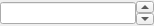
<?xml version="1.0" encoding="UTF-8"?>
<ui version="4.0">
 <class>ScientificSpinBox</class>
 <widget class="QWidget" name="ScientificSpinBox">
  <property name="geometry">
   <rect>
    <x>0</x>
    <y>0</y>
    <width>154</width>
    <height>26</height>
   </rect>
  </property>
  <property name="minimumSize">
   <size>
    <width>0</width>
    <height>0</height>
   </size>
  </property>
  <property name="windowTitle">
   <string>Target Composition and Recoil Atom Distribution</string>
  </property>
  <property name="styleSheet">
   <string notr="true"/>
  </property>
  <layout class="QGridLayout" name="gridLayout">
   <property name="leftMargin">
    <number>0</number>
   </property>
   <property name="topMargin">
    <number>0</number>
   </property>
   <property name="rightMargin">
    <number>0</number>
   </property>
   <property name="bottomMargin">
    <number>0</number>
   </property>
   <property name="spacing">
    <number>0</number>
   </property>
   <item row="0" column="0" colspan="2">
    <layout class="QHBoxLayout" name="horizontalLayout">
     <property name="spacing">
      <number>0</number>
     </property>
     <item>
      <widget class="QLineEdit" name="scientificLineEdit">
       <property name="autoFillBackground">
        <bool>false</bool>
       </property>
       <property name="styleSheet">
        <string notr="true">border-color: rgb(255, 255, 255);</string>
       </property>
      </widget>
     </item>
     <item>
      <layout class="QVBoxLayout" name="verticalLayout">
       <property name="spacing">
        <number>0</number>
       </property>
       <item>
        <widget class="QToolButton" name="upButton">
         <property name="text">
          <string/>
         </property>
         <property name="iconSize">
          <size>
           <width>10</width>
           <height>5</height>
          </size>
         </property>
         <property name="arrowType">
          <enum>Qt::UpArrow</enum>
         </property>
        </widget>
       </item>
       <item>
        <widget class="QToolButton" name="downButton">
         <property name="text">
          <string/>
         </property>
         <property name="iconSize">
          <size>
           <width>10</width>
           <height>5</height>
          </size>
         </property>
         <property name="arrowType">
          <enum>Qt::DownArrow</enum>
         </property>
        </widget>
       </item>
      </layout>
     </item>
    </layout>
   </item>
  </layout>
 </widget>
 <layoutdefault spacing="6" margin="11"/>
 <resources/>
 <connections/>
</ui>
